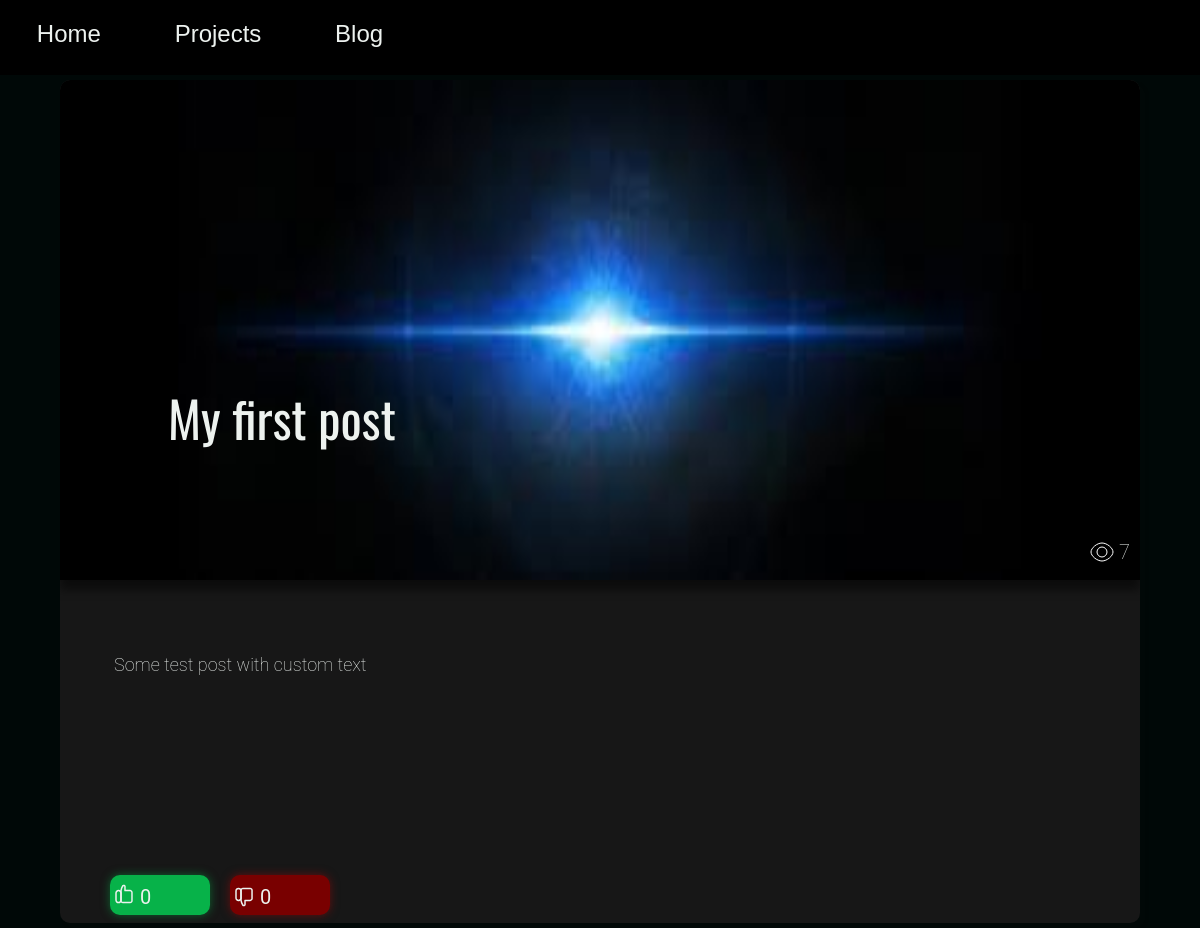
Before: /posts/1 with the older database file.
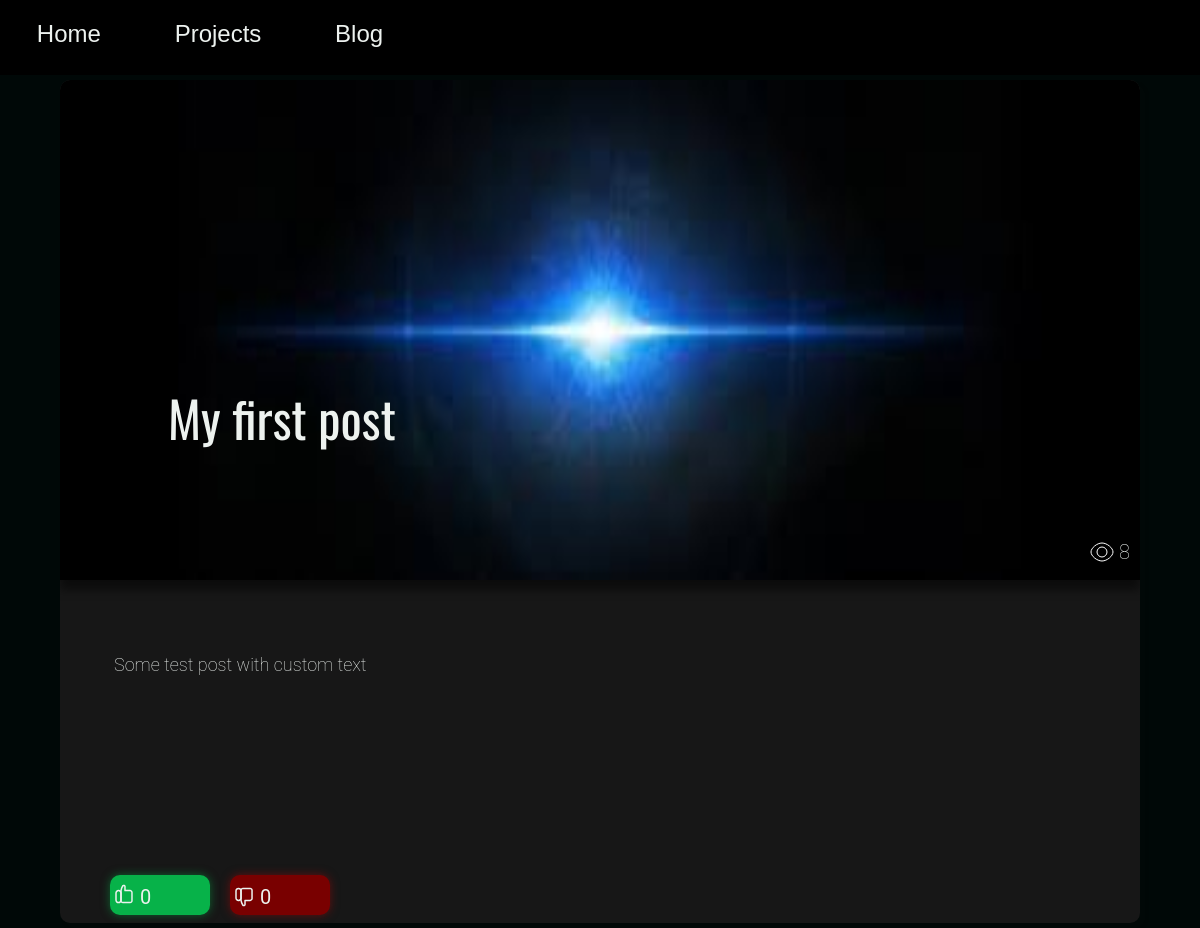
After: the same page with the newer database file.
### app/modules/models/posts.py (models this page shows, shortened)
class Posts(db.Model):
    id = db.Column(db.Integer, primary_key=True)
    header = db.Column(db.String, nullable=False)
    text = db.Column(db.String(120), nullable=False)
    tags = db.Column(db.String(12000), nullable=False)
    preview_img = db.Column(db.String, nullable=False)
    main_img = db.Column(db.String, nullable=False)
    views = db.Column(db.Integer, default=0)
    time_stamp = db.Column(db.DateTime, index=True, default=datetime.utcnow())

### app/routes/user/user_pages.py (the view)
@app.route('/posts/<int:post_id>')
def view_post(post_id):
    dashboard_tools.request_handler(ip=request.remote_addr, url=f'/posts/{post_id}')
    post = posts_tools.get_post(post_id)
    posts_tools.add_viewer(post)
    likes = posts_tools.get_likes(post)
    dislikes = posts_tools.get_dislikes(post)
    content_data = content_editor.get_content()
    return render_template(
        'post_template.html',
        post=post,
        content_data=content_data,
        likes=likes,
        dislikes=dislikes
    )

### app/modules/content_editor.py (called while the page is built)
def get_content() -> dict:
    return json.load(open('app/data/content.json', 'r'))

### app/modules/dashboard_tools.py (called while the page is built)
def request_handler(ip: str, url: str) -> None:
    request = {'ip': ip, 'time_stamp': datetime.utcnow().strftime("%Y:%m:%d-%H:%M:%S"), 'url': url}
    print(request)
    add_request_to_list(request)

def get_requests_list() -> list:
    if os.path.exists('app/data/visits/requests.json'):
        try:
            return json.load(open('app/data/visits/requests.json', 'r'))
        except Exception as e:
            return []
    return []

def add_request_to_list(request: dict) -> bool:
    requests = get_requests_list()
    requests.append(request)
    try:
        json.dump(requests, open('app/data/visits/requests.json', 'w'), indent=4)
        return False
    except:
        return False

### app/modules/posts_tools.py (called while the page is built)
def get_post(post_id: int) -> Posts | None:
    return Posts.query.get(post_id)

def add_viewer(post) -> None:
    post.views += 1
    db.session.add(post)
    db.session.commit()

def get_likes(post) -> int:
    return len(Likes.query.filter_by(post_id=post.id).all())

def get_dislikes(post) -> int:
    return len(Dislikes.query.filter_by(post_id=post.id).all())

### app/templates/post_template.html (shortened to what this page needs)
<!DOCTYPE html>
<html lang="en">
<head>
    <link rel="stylesheet" href="{{ url_for('static', filename='css/post_template_style.css') }}">
</head>
<body>
<header id="header">
    <div class="header-items">
        <a href="{{ content_data['blog']['header_links'][0] }}"><h3 class="header-item">{{
            content_data['blog']['headers'][0] }}</h3>
        </a>
        <a href="{{ content_data['blog']['header_links'][1] }}"><h3 class="header-item">{{
            content_data['blog']['headers'][1] }}</h3>
        </a>
        <a href="{{ content_data['blog']['header_links'][2] }}"><h3 class="header-item">{{
            content_data['blog']['headers'][2] }}</h3>
        </a>
    </div>
</header>
<div class="post">
    <div class="post-views">
        <p class="post-text-view">{{ post.views }}</p>
    </div>
    <img src="{{ url_for('static', filename=post.main_img) }}" alt="" class="post-image" loading="lazy">
    <h1 class="post-header">{{ post.header }}</h1>
    <p class="post-text">{{ post.text }}</p>
    <div class="rating-div">
        <a href="/user/add-post-like/{{ post.id }}">
            <p class="vote plus">
                <span class="vote-text">{{ likes }}</span>
            </p>
        </a>
        <a href="/user/add-post-dislike/{{ post.id }}">
            <p class="vote minus">
                <span class="vote-text">{{ dislikes }}</span>
            </p>
        </a>
    </div>
</div>
</body>
</html>

### app/static/css/post_template_style.css (style rules this page uses)
* { margin: 0; padding: 0; scroll-behavior: smooth; outline: none; }
a { text-decoration: none; }
header { width: 100%; height: 75px; background-color: #000000; }
body { background-color: #000807; }
.header-items { width: 35%; display: flex; justify-content: space-around; }
.header-item { font-family: "Cantarell", sans-serif; font-size: 24px; font-weight: 400; color: #EDF2EF; padding-top: 20px; padding-bottom: 10px; cursor: pointer; width: auto; }
.header-item:after { display: block; content: ""; height: 2px; width: 0; background-color: white; transition: width 0.2s ease-in-out; z-index: 10; }
.post { position: relative; width: 90%; height: auto; background-color: #171717; border-radius: 10px; margin: 5px auto; box-shadow: 5px 5px 5px rgba(23, 23, 23, 0.1); box-sizing: border-box; overflow: hidden; }
.post-views { position: absolute; top: 460px; right: 10px; }
.post-icon-view { float: left; }
.post-text-view { float: left; font-family: Roboto, sans-serif; font-size: 20px; font-weight: 200; line-height: 24px; padding-left: 5px; color: #EDF2EF; }
.post-image { display: block; width: 100%; height: 500px; border-radius: 10px 10px 0 0; box-shadow: 0 10px 10px rgba(0, 0, 0, 0.5); }
.post-header { font-family: Oswald, sans-serif; font-weight: 400; font-size: 50px; margin-left: 10%; margin-top: -200px; color: #EDF2EF; max-width: 50%; }
.post-text { font-family: Roboto, sans-serif; font-weight: 200; font-size: 18px; color: #EDF2EF; width: 90%; margin: 200px auto; }
.rating-div { width: 220px; height: 48px; margin-left: 50px; display: flex; justify-content: space-between; }
.vote { display: block; position: relative; color: #EDF2EF; width: 100px; height: 40px; border-radius: 10px; cursor: pointer; }
.vote-text { position: absolute; font-family: Roboto, sans-serif; font-size: 20px; font-weight: 400; top: 10px; left: 30px; }
.like { padding-left: 2px; padding-top: 7px; }
.dislike { padding-left: 2px; padding-top: 10px; }
.plus { background-color: #07b249; box-shadow: 0 0 10px rgba(7, 178, 73, 0.5); }
.minus { background-color: #790000; box-shadow: 0 0 10px rgba(178, 7, 7, 0.5); }

Changed rows visible on the page:
changed Posts "My first post": views "7" → "8"
